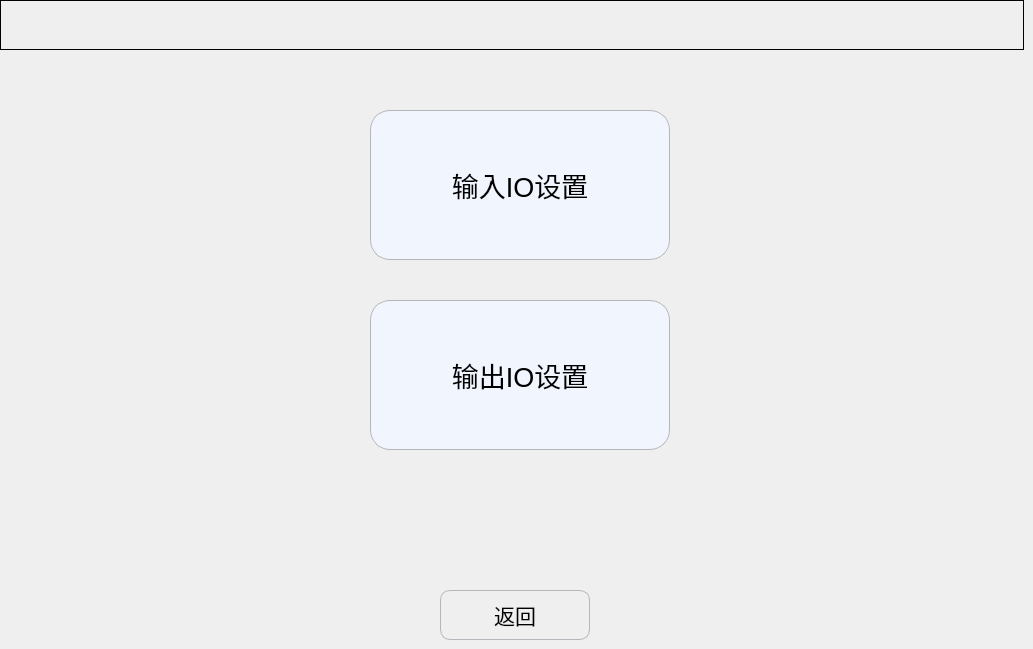
   <widget class="QWidget" name="page">
    <widget class="QPushButton" name="Btn_back">
     <property name="geometry">
      <rect>
       <x>440</x>
       <y>590</y>
       <width>150</width>
       <height>50</height>
      </rect>
     </property>
     <property name="minimumSize">
      <size>
       <width>150</width>
       <height>50</height>
      </size>
     </property>
     <property name="maximumSize">
      <size>
       <width>150</width>
       <height>50</height>
      </size>
     </property>
     <property name="font">
      <font>
       <pointsize>16</pointsize>
      </font>
     </property>
     <property name="styleSheet">
      <string notr="true">QPushButton
{
    border-style:solid; /*边框风格*/
    border-width:1px;/*边框宽度*/
    border-color:#B4B6BC; /*边框颜色*/
    border-radius:10px; /*边框倒角*/
}
QPushButton:pressed
{
    border-style:outset; /*边框风格*/
    background-color:qlineargradient(x1: 0, y1: 0, x2: 0, y2: 1, stop:0 #00befa, stop: 1 #0160ea);/*背景色*/
    border-width:1px;/*边框宽度*/
    border-color:#0055ff; /*边框颜色*/
    border-radius:10px; /*边框倒角*/
}</string>
     </property>
     <property name="text">
      <string>返回</string>
     </property>
     <property name="icon">
      <iconset resource="../resource.qrc">
       <normaloff>:/SetPage/setpage_images/back.png</normaloff>:/SetPage/setpage_images/back.png</iconset>
     </property>
     <property name="iconSize">
      <size>
       <width>40</width>
       <height>40</height>
      </size>
     </property>
    </widget>
    <widget class="QPushButton" name="Btn_InputSet">
     <property name="geometry">
      <rect>
       <x>370</x>
       <y>110</y>
       <width>300</width>
       <height>150</height>
      </rect>
     </property>
     <property name="minimumSize">
      <size>
       <width>300</width>
       <height>150</height>
      </size>
     </property>
     <property name="maximumSize">
      <size>
       <width>300</width>
       <height>150</height>
      </size>
     </property>
     <property name="font">
      <font>
       <pointsize>20</pointsize>
      </font>
     </property>
     <property name="styleSheet">
      <string notr="true">QPushButton
{
    background-color:#F1F5FE;
    border-style:solid; /*边框风格*/
    border-width:1px;/*边框宽度*/
    border-color:#B4B6BC; /*边框颜色*/
    border-radius:20px; /*边框倒角*/
}
QPushButton:pressed
{
    border-style:outset; /*边框风格*/
    background-color:qlineargradient(x1: 0, y1: 0, x2: 0, y2: 1, stop:0 #00befa, stop: 1 #0160ea);/*背景色*/
    border-width:1px;/*边框宽度*/
    border-color:#0055ff; /*边框颜色*/
    border-radius:20px; /*边框倒角*/
}</string>
     </property>
     <property name="text">
      <string>输入IO设置</string>
     </property>
     <property name="iconSize">
      <size>
       <width>40</width>
       <height>40</height>
      </size>
     </property>
    </widget>
    <widget class="QPushButton" name="Btn_OutputSet">
     <property name="geometry">
      <rect>
       <x>370</x>
       <y>300</y>
       <width>300</width>
       <height>150</height>
      </rect>
     </property>
     <property name="minimumSize">
      <size>
       <width>300</width>
       <height>150</height>
      </size>
     </property>
     <property name="maximumSize">
      <size>
       <width>300</width>
       <height>150</height>
      </size>
     </property>
     <property name="font">
      <font>
       <pointsize>20</pointsize>
      </font>
     </property>
     <property name="styleSheet">
      <string notr="true">QPushButton
{
    background-color:#F1F5FE;
    border-style:solid; /*边框风格*/
    border-width:1px;/*边框宽度*/
    border-color:#B4B6BC; /*边框颜色*/
    border-radius:20px; /*边框倒角*/
}
QPushButton:pressed
{
    border-style:outset; /*边框风格*/
    background-color:qlineargradient(x1: 0, y1: 0, x2: 0, y2: 1, stop:0 #00befa, stop: 1 #0160ea);/*背景色*/
    border-width:1px;/*边框宽度*/
    border-color:#0055ff; /*边框颜色*/
    border-radius:20px; /*边框倒角*/
}</string>
     </property>
     <property name="text">
      <string>输出IO设置</string>
     </property>
     <property name="iconSize">
      <size>
       <width>40</width>
       <height>40</height>
      </size>
     </property>
    </widget>
    <widget class="QGroupBox" name="groupBox_3">
     <property name="geometry">
      <rect>
       <x>0</x>
       <y>0</y>
       <width>1024</width>
       <height>50</height>
      </rect>
     </property>
     <property name="minimumSize">
      <size>
       <width>1024</width>
       <height>50</height>
      </size>
     </property>
     <property name="maximumSize">
      <size>
       <width>1024</width>
       <height>50</height>
      </size>
     </property>
     <property name="styleSheet">
      <string notr="true">QGroupBox{
	border:  1px solid black;
}</string>
     </property>
     <property name="title">
      <string/>
     </property>
    </widget>
   </widget>
